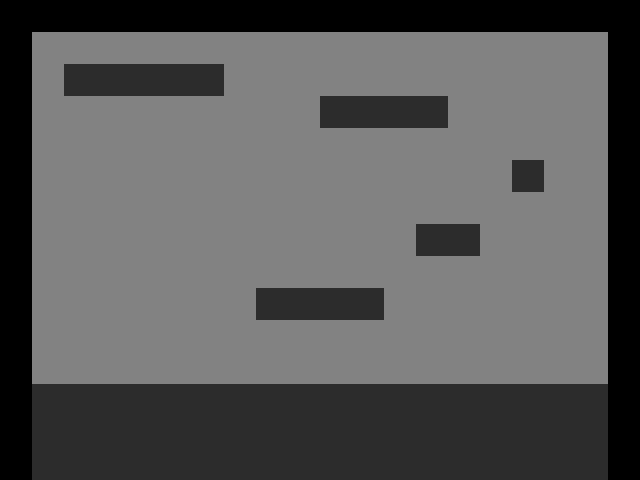

The image is a tile-based game level rendered from a .tmx file. Its description and complete source (layers, tilesets, objects, tile grids) follow:
An orthogonal 20x15 tile map with 32x32 px tiles, 1 tile layer (Tile Layer 1), 2 tilesets.

<map version="1.0" orientation="orthogonal" width="20" height="15" tilewidth="32" tileheight="32">
 <tileset firstgid="1" name="newtileset2" tilewidth="32" tileheight="32">
  <image source="newtilese2t.png" width="96" height="32" />
  <tile id="0">
   <properties>
    <property name="solid" value="1" />
   </properties>
  </tile>
  <tile id="1">
   <properties>
    <property name="solid" value="1" />
   </properties>
  </tile>
  <tile id="2">
   <properties>
    <property name="solid" value="0" />
   </properties>
  </tile>
 </tileset>
 <tileset firstgid="4" name="tileset" tilewidth="32" tileheight="32">
  <image source="tileset.png" trans="ff00ff" width="128" height="128" />
 </tileset>
 <layer name="Tile Layer 1" width="20" height="15">
  <data encoding="csv">
1,1,1,1,1,1,1,1,1,1,1,1,1,1,1,1,1,1,1,1,
1,3,3,3,3,3,3,3,3,3,3,3,3,3,3,3,3,3,3,1,
1,3,2,2,2,2,2,3,3,3,3,3,3,3,3,3,3,3,3,1,
1,3,3,3,3,3,3,3,3,3,2,2,2,2,3,3,3,3,3,1,
1,3,3,3,3,3,3,3,3,3,3,3,3,3,3,3,3,3,3,1,
1,3,3,3,3,3,3,3,3,3,3,3,3,3,3,3,2,3,3,1,
1,3,3,3,3,3,3,3,3,3,3,3,3,3,3,3,3,3,3,1,
1,3,3,3,3,3,3,3,3,3,3,3,3,2,2,3,3,3,3,1,
1,3,3,3,3,3,3,3,3,3,3,3,3,3,3,3,3,3,3,1,
1,3,3,3,3,3,3,3,2,2,2,2,3,3,3,3,3,3,3,1,
1,3,3,3,3,3,3,3,3,3,3,3,3,3,3,3,3,3,3,1,
1,3,3,3,3,3,3,3,3,3,3,3,3,3,3,3,3,3,3,1,
1,2,2,2,2,2,2,2,2,2,2,2,2,2,2,2,2,2,2,1,
1,2,2,2,2,2,2,2,2,2,2,2,2,2,2,2,2,2,2,1,
1,2,2,2,2,2,2,2,2,2,2,2,2,2,2,2,2,2,2,1
</data>
 </layer>
</map>